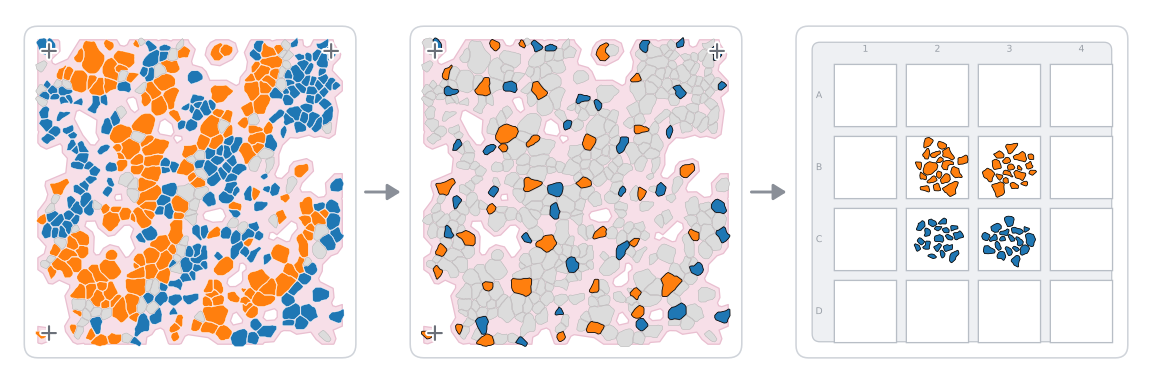

This figure's Python source:
"""Prototype of vignette 2 (selected shapes): real cells -> spread selection -> wells.

Run from the repo root:  uv run python <this file> <scratchpad dir>
"""

import sys
from pathlib import Path

import geopandas
import numpy
from matplotlib.figure import Figure
from matplotlib.patches import FancyArrowPatch, FancyBboxPatch, Rectangle
from shapely import affinity
from shapely.geometry import box

from qupath_to_lmd import plot
from qupath_to_lmd.budget import BudgetMode, ClassBudget
from qupath_to_lmd.selection import SelectionParams, select

OUT = Path(sys.argv[1])
CROP = (350, 1950, 850, 2450)  # a mixed tumour/immune window of the Exemplar001 core, in px
CLASSES = ["Immune cells", "Tumor"]
REPLICATES, PER_REPLICATE = 2, 18
TISSUE, TISSUE_EDGE = "#f7dfe8", "#e9bfd0"
CARD_EDGE = "#d0d4da"

cells = geopandas.read_parquet(OUT / "cells.parquet")
window = box(*CROP)
cells = cells[cells.within(window)].reset_index(drop=True)
colors = plot.class_colors(CLASSES)

result = select(
    cells,
    [ClassBudget(name, REPLICATES, PER_REPLICATE) for name in CLASSES],
    BudgetMode.CELLS,
    SelectionParams(seed=3),
)
chosen = result.replicate_of.notna()

tissue = cells.buffer(14).union_all().buffer(-6).simplify(2).intersection(window.buffer(-4))


def card(ax, x0, y0, x1, y1):
    """A white rounded card behind a panel; also fixes the panel's extent, y pointing down."""
    pad = 18
    ax.add_patch(FancyBboxPatch((x0 - pad, y0 - pad), x1 - x0 + 2 * pad, y1 - y0 + 2 * pad,
                                boxstyle="round,pad=0,rounding_size=22", fc="white", ec=CARD_EDGE, lw=1.2,
                                zorder=0))
    ax.set_xlim(x0 - pad - 2, x1 + pad + 2)
    ax.set_ylim(y1 + pad + 2, y0 - pad - 2)
    ax.set_aspect("equal")
    ax.axis("off")


def draw(ax, geoms, fc, ec, lw=0.4, z=2):
    """Plot shapes in one fill and one edge colour."""
    geopandas.GeoSeries(list(geoms)).plot(ax=ax, fc=fc, ec=ec, lw=lw, zorder=z)


def slide(ax, highlight):
    """The cells by class, or with only the selected ones in colour."""
    x0, y0, x1, y1 = CROP
    card(ax, x0, y0, x1, y1)
    draw(ax, [tissue], TISSUE, TISSUE_EDGE, lw=1, z=1)
    for name in CLASSES:
        of_class = cells.classification_name == name
        if highlight:
            draw(ax, cells.geometry[of_class & ~chosen], plot.MUTED, plot.MUTED_EDGE, z=2)
            draw(ax, cells.geometry[of_class & chosen], colors[name], "black", lw=0.6, z=3)
        else:
            draw(ax, cells.geometry[of_class], colors[name], "white", lw=0.3, z=2)
    other = ~cells.classification_name.isin(CLASSES)
    draw(ax, cells.geometry[other], plot.MUTED, plot.MUTED_EDGE, z=2)
    # three low-key calibration crosses, as the user would place them in QuPath
    for cx, cy in [(x0 + 22, y0 + 22), (x1 - 22, y0 + 22), (x0 + 22, y1 - 22)]:
        for color, width in (("white", 4.5), ("#6b7079", 1.6)):
            ax.plot([cx - 11, cx + 11], [cy, cy], color=color, lw=width, zorder=5, solid_capstyle="round")
            ax.plot([cx, cx], [cy - 11, cy + 11], color=color, lw=width, zorder=5, solid_capstyle="round")


def pile(shapes, centre, radius, rng):
    """Drop shapes into a well as a loose, non-overlapping heap around its centre."""
    placed, out = [], []
    for geom in shapes:
        # wells are not to scale anyway; smaller cells keep the heap inside its well
        geom = affinity.scale(geom, 0.72, 0.72, origin="centroid")
        c = geom.centroid
        for attempt in range(800):
            grown = radius * (1 + attempt / 400)
            r, t = grown * numpy.sqrt(rng.random()), rng.random() * 2 * numpy.pi
            moved = affinity.rotate(geom, rng.random() * 360, origin=c)
            moved = affinity.translate(moved, centre[0] + r * numpy.cos(t) - c.x, centre[1] + r * numpy.sin(t) - c.y)
            if all(moved.distance(p) > 1.5 for p in placed):
                break
        placed.append(moved)
        out.append(moved)
    return out


def plate(ax):
    """A corner of the plate with each replicate in its well."""
    pitch, side, rows, cols = 125, 108, "ABCD", 4
    w, h = cols * pitch, len(rows) * pitch
    card(ax, -40, -40, w, h)
    ax.add_patch(FancyBboxPatch((-30, -30), w + 20, h + 20, boxstyle="round,pad=0,rounding_size=14",
                                fc="#eef0f3", ec="#c3c8cf", lw=1, zorder=1))
    for i, row in enumerate(rows):
        ax.text(-18, i * pitch + pitch / 2, row, ha="center", va="center", fontsize=7, color="#9aa0a8")
    for j in range(cols):
        ax.text(j * pitch + pitch / 2, -18, str(j + 1), ha="center", va="center", fontsize=7, color="#9aa0a8")
    wells = {("Tumor", 1): (1, 1), ("Tumor", 2): (1, 2), ("Immune cells", 1): (2, 1), ("Immune cells", 2): (2, 2)}
    rng = numpy.random.default_rng(1)
    for i in range(len(rows)):
        for j in range(cols):
            x, y = j * pitch + (pitch - side) / 2, i * pitch + (pitch - side) / 2
            ax.add_patch(Rectangle((x, y), side, side, fc="white", ec="#b8bec6", lw=1, zorder=2))
    for (name, replicate), (i, j) in wells.items():
        members = cells.geometry[(cells.classification_name == name) & (result.replicate_of == replicate)]
        centre = (j * pitch + pitch / 2, i * pitch + pitch / 2)
        draw(ax, pile(members, centre, side * 0.22, rng), colors[name], "black", lw=0.6, z=3)


figure = Figure(figsize=(12, 4), dpi=150, facecolor="white")
panels = [figure.add_axes([0.02 + k * 0.335, 0.04, 0.29, 0.92]) for k in range(3)]
slide(panels[0], highlight=False)
slide(panels[1], highlight=True)
plate(panels[2])
for x in (0.315, 0.65):
    figure.patches.append(FancyArrowPatch((x, 0.5), (x + 0.035, 0.5), transform=figure.transFigure,
                                          arrowstyle="-|>,head_length=8,head_width=5", lw=2.2, color="#8a8f98"))
for suffix in ("png", "svg"):
    figure.savefig(OUT / f"vignette2.{suffix}")
print(result.achieved[["classification_name", "replicate", "shapes"]].to_string(index=False), len(cells))
